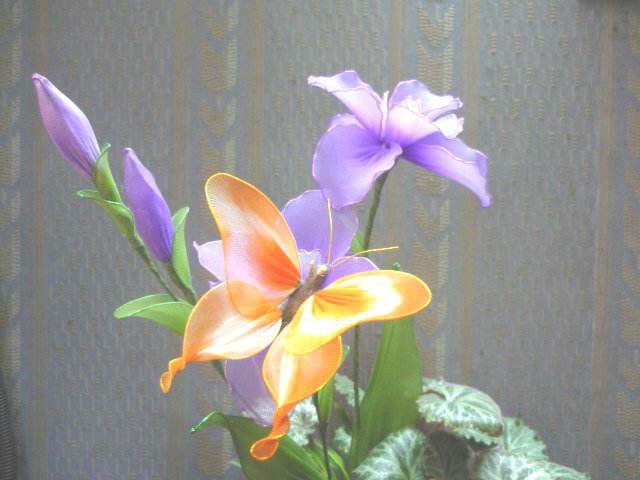
%> input picture datas/f4.jpg, 640 x 480 px
$ octave dip_01_flip.m   (GNU Octave 9; MATLAB toolbox functions it lacks are replaced by stand-ins)
%> lines starting %> are read from the running program, lines starting %| are printed output that depends on the picture
clc;
clear;
img = imread('../../datas/f4.jpg');
%> img is the input picture: size 480x640x3 uint8; mean R, G, B 150.1, 147.8, 142.8
dstlr = fliplr(img);
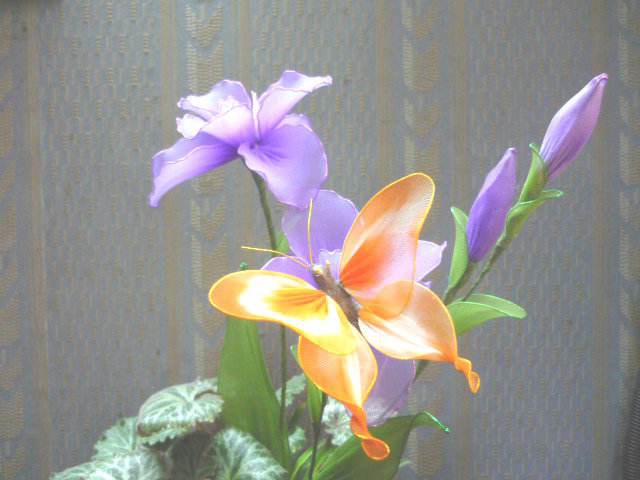
%> dstlr: size 480x640x3 uint8; mean R, G, B 150.1, 147.8, 142.8; mean of the top-left, top-right, bottom-left and bottom-right quarters 158.7, 143, 143, 142.9
dstup = flipud(img);
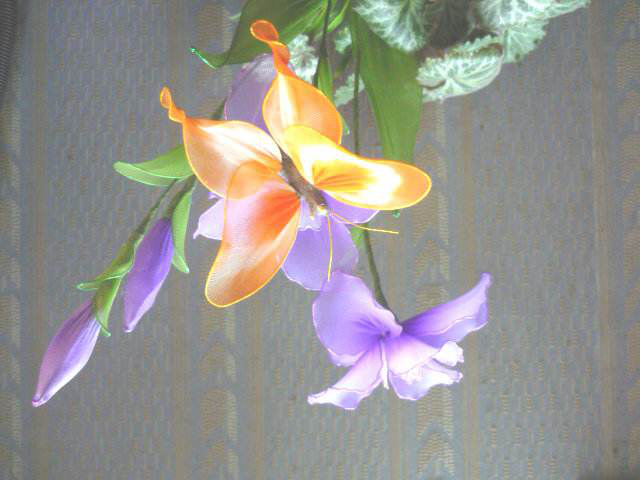
%> dstup: size 480x640x3 uint8; mean R, G, B 150.1, 147.8, 142.8; mean of the top-left, top-right, bottom-left and bottom-right quarters 142.9, 143, 143, 158.7
figure()
subplot(1,2,1);
imshow(dstlr);
subplot(1,2,2);
imshow(dstup);

$ run again, with datas/f1.jpg copied over datas/f4.jpg
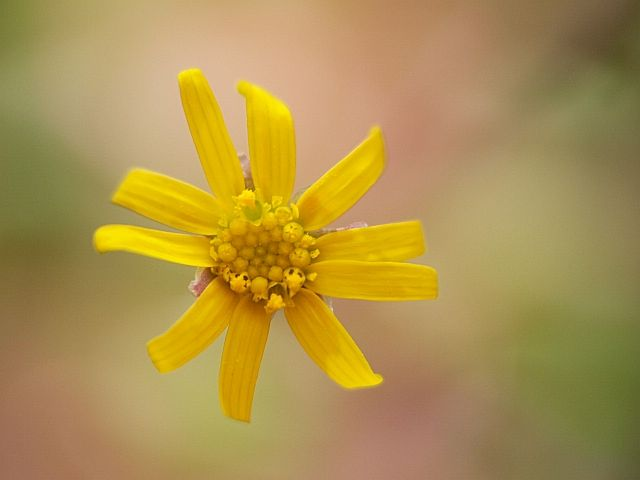
%> input picture datas/f1.jpg, 640 x 480 px
%> img is the input picture: size 480x640x3 uint8; mean R, G, B 173.2, 145.8, 78.8
%> `dstlr = fliplr(img);`:
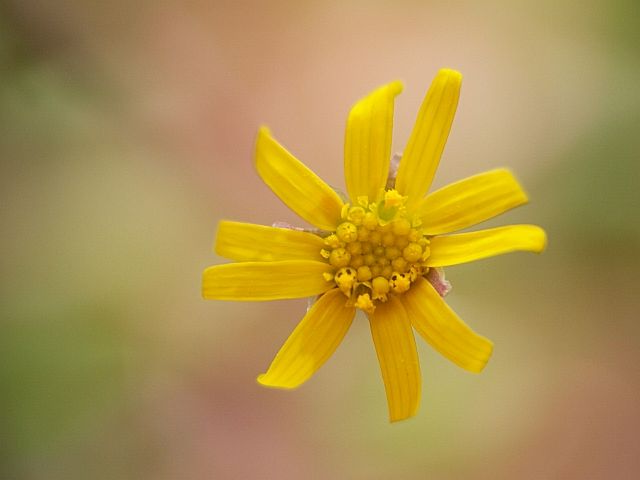
%> dstlr: size 480x640x3 uint8; mean R, G, B 173.2, 145.8, 78.8; mean of the top-left, top-right, bottom-left and bottom-right quarters 132.5, 146.9, 123, 127.9
%> `dstup = flipud(img);`:
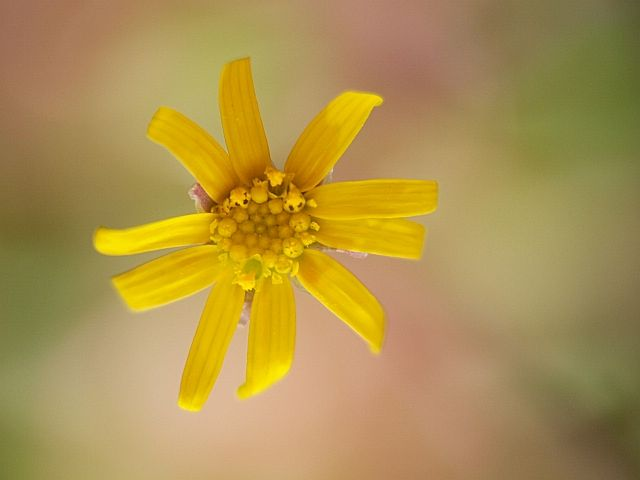
%> dstup: size 480x640x3 uint8; mean R, G, B 173.2, 145.8, 78.8; mean of the top-left, top-right, bottom-left and bottom-right quarters 127.9, 123, 146.9, 132.5

$ run again, with datas/f3.jpg copied over datas/f4.jpg
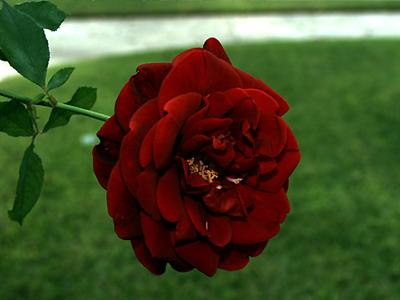
%> input picture datas/f3.jpg, 400 x 300 px
%> img is the input picture: size 300x400x3 uint8; mean R, G, B 72.4, 78.6, 41.2
%> `dstlr = fliplr(img);`:
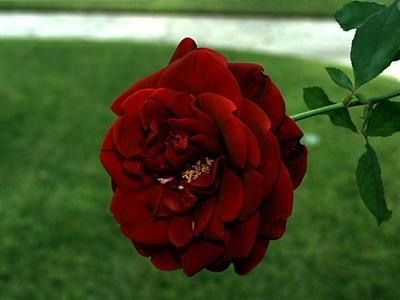
%> dstlr: size 300x400x3 uint8; mean R, G, B 72.4, 78.6, 41.2; mean of the top-left, top-right, bottom-left and bottom-right quarters 88.7, 84.2, 43.9, 39.5
%> `dstup = flipud(img);`:
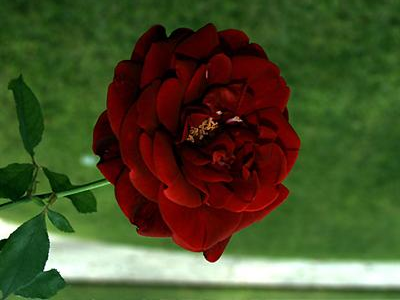
%> dstup: size 300x400x3 uint8; mean R, G, B 72.4, 78.6, 41.2; mean of the top-left, top-right, bottom-left and bottom-right quarters 39.5, 43.9, 84.2, 88.7
